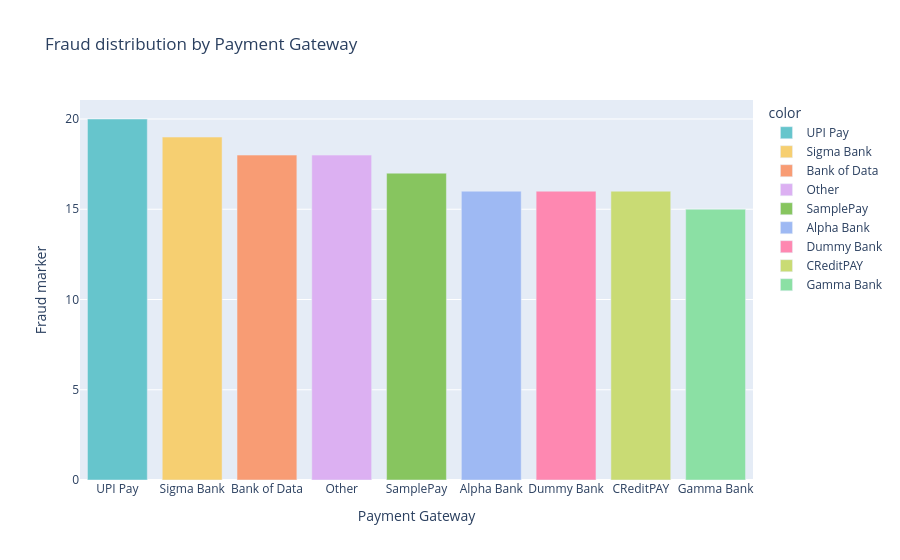

The notebook cell this image was saved under:
### Code cell
fig = px.bar(x=fraud['Payment_Gateway'].value_counts().index,
             y=fraud['Payment_Gateway'].value_counts().values,
             color=fraud['Payment_Gateway'].value_counts().index,
             title = "Fraud distribution by Payment Gateway",
             labels = {'x': 'Payment Gateway', 'y': 'Fraud marker'},
             color_discrete_sequence= px.colors.qualitative.Pastel)
fig.update_layout(xaxis={'categoryorder': 'total descending'})
fig.show()

### Figure 1 — Plotly figure (JSON) as saved in the notebook; plotly's stock layout.template omitted (floating-point values rounded to 4 significant figures)
{"data": [{"hovertemplate": "color=UPI Pay<br>Payment Gateway=%{x}<br>Fraud marker=%{y}<extra></extra>", "legendgroup": "UPI Pay", "marker": {"color": "rgb(102, 197, 204)", "pattern": {"shape": ""}}, "name": "UPI Pay", "orientation": "v", "showlegend": true, "textposition": "auto", "type": "bar", "x": ["UPI Pay"], "xaxis": "x", "y": [20], "yaxis": "y"}, {"hovertemplate": "color=Sigma Bank<br>Payment Gateway=%{x}<br>Fraud marker=%{y}<extra></extra>", "legendgroup": "Sigma Bank", "marker": {"color": "rgb(246, 207, 113)", "pattern": {"shape": ""}}, "name": "Sigma Bank", "orientation": "v", "showlegend": true, "textposition": "auto", "type": "bar", "x": ["Sigma Bank"], "xaxis": "x", "y": [19], "yaxis": "y"}, {"hovertemplate": "color=Bank of Data<br>Payment Gateway=%{x}<br>Fraud marker=%{y}<extra></extra>", "legendgroup": "Bank of Data", "marker": {"color": "rgb(248, 156, 116)", "pattern": {"shape": ""}}, "name": "Bank of Data", "orientation": "v", "showlegend": true, "textposition": "auto", "type": "bar", "x": ["Bank of Data"], "xaxis": "x", "y": [18], "yaxis": "y"}, {"hovertemplate": "color=Other<br>Payment Gateway=%{x}<br>Fraud marker=%{y}<extra></extra>", "legendgroup": "Other", "marker": {"color": "rgb(220, 176, 242)", "pattern": {"shape": ""}}, "name": "Other", "orientation": "v", "showlegend": true, "textposition": "auto", "type": "bar", "x": ["Other"], "xaxis": "x", "y": [18], "yaxis": "y"}, {"hovertemplate": "color=SamplePay<br>Payment Gateway=%{x}<br>Fraud marker=%{y}<extra></extra>", "legendgroup": "SamplePay", "marker": {"color": "rgb(135, 197, 95)", "pattern": {"shape": ""}}, "name": "SamplePay", "orientation": "v", "showlegend": true, "textposition": "auto", "type": "bar", "x": ["SamplePay"], "xaxis": "x", "y": [17], "yaxis": "y"}, {"hovertemplate": "color=Alpha Bank<br>Payment Gateway=%{x}<br>Fraud marker=%{y}<extra></extra>", "legendgroup": "Alpha Bank", "marker": {"color": "rgb(158, 185, 243)", "pattern": {"shape": ""}}, "name": "Alpha Bank", "orientation": "v", "showlegend": true, "textposition": "auto", "type": "bar", "x": ["Alpha Bank"], "xaxis": "x", "y": [16], "yaxis": "y"}, {"hovertemplate": "color=Dummy Bank<br>Payment Gateway=%{x}<br>Fraud marker=%{y}<extra></extra>", "legendgroup": "Dummy Bank", "marker": {"color": "rgb(254, 136, 177)", "pattern": {"shape": ""}}, "name": "Dummy Bank", "orientation": "v", "showlegend": true, "textposition": "auto", "type": "bar", "x": ["Dummy Bank"], "xaxis": "x", "y": [16], "yaxis": "y"}, {"hovertemplate": "color=CReditPAY<br>Payment Gateway=%{x}<br>Fraud marker=%{y}<extra></extra>", "legendgroup": "CReditPAY", "marker": {"color": "rgb(201, 219, 116)", "pattern": {"shape": ""}}, "name": "CReditPAY", "orientation": "v", "showlegend": true, "textposition": "auto", "type": "bar", "x": ["CReditPAY"], "xaxis": "x", "y": [16], "yaxis": "y"}, {"hovertemplate": "color=Gamma Bank<br>Payment Gateway=%{x}<br>Fraud marker=%{y}<extra></extra>", "legendgroup": "Gamma Bank", "marker": {"color": "rgb(139, 224, 164)", "pattern": {"shape": ""}}, "name": "Gamma Bank", "orientation": "v", "showlegend": true, "textposition": "auto", "type": "bar", "x": ["Gamma Bank"], "xaxis": "x", "y": [15], "yaxis": "y"}], "layout": {"barmode": "relative", "legend": {"title": {"text": "color"}, "tracegroupgap": 0}, "title": {"text": "Fraud distribution by Payment Gateway"}, "xaxis": {"anchor": "y", "categoryorder": "total descending", "domain": [0, 1], "title": {"text": "Payment Gateway"}}, "yaxis": {"anchor": "x", "domain": [0, 1], "title": {"text": "Fraud marker"}}}}
